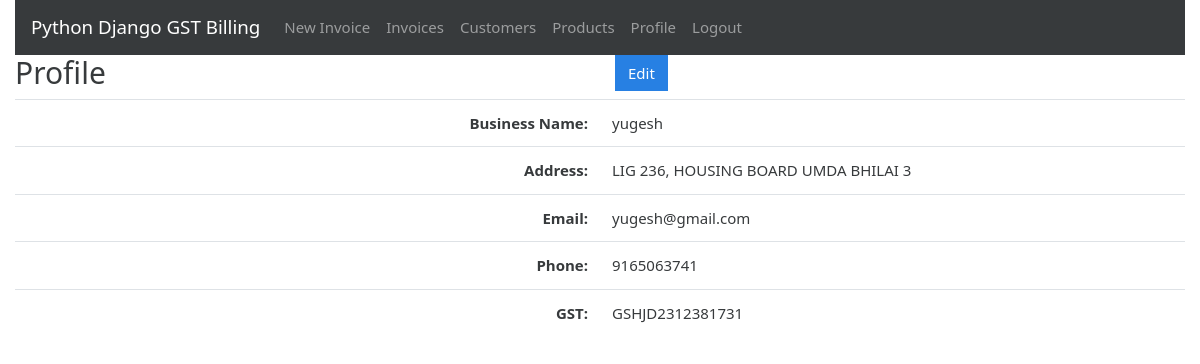
Screenshot of /profile (signed in) with the database file from the repository.
### gstbillingapp/models.py (models this page shows, shortened)
class UserProfile(models.Model):
    user = models.OneToOneField(User, on_delete=models.CASCADE)
    business_title = models.CharField(max_length=100, blank=True, null=True)
    business_address = models.TextField(max_length=400, blank=True, null=True)
    business_email = models.EmailField(blank=True, null=True)
    business_phone = models.CharField(max_length=20, blank=True, null=True)
    business_gst = models.CharField(max_length=15, blank=True, null=True)

### gstbillingapp/views.py (the view)
# urls.py: path('profile', views.user_profile, name='user_profile'),
@login_required
def user_profile(request):
    context = {}
    user_profile = get_object_or_404(UserProfile, user=request.user)
    context['user_profile'] = user_profile
    return render(request, 'gstbillingapp/user_profile.html', context)

### gstbillingapp/templates/gstbillingapp/user_profile.html
{% extends "gstbillingapp/base.html" %}
{% load static %}
{% block content %}
	<div class="row">
		<div class="col">
			<h2>Profile</h2>
		</div>
		<div class="col">
			<a href="{% url 'user_profile_edit' %}" id="user_profile_edit_btn"><button type="button" class="btn btn-primary">Edit</button></a>
		</div>
	</div>
	<table class="table">
		<tbody class="two-col-form">
			<tr>
				<th scope="row" class="text-right">Business Name:</th>
				<td class="form-input-td customer_search_area">{{user_profile.business_title}}</td>
			</tr>
			<tr>
				<th scope="row" class="text-right">Address:</th>
				<td class="form-input-td">{{user_profile.business_address}}</td>
			</tr>
			<tr>
				<th scope="row" class="text-right">Email:</th>
				<td class="form-input-td">{{user_profile.business_email}}</td>
			</tr>
			<tr>
				<th scope="row" class="text-right">Phone:</th>
				<td class="form-input-td">{{user_profile.business_phone}}</td>
			</tr>
			<tr>
				<th scope="row" class="text-right">GST:</th>
				<td class="form-input-td">{{user_profile.business_gst}}</td>
			</tr>
		</tbody>
	</table>
{% endblock %}

### gstbillingapp/static/gstbillingapp/main.css (style rules this page uses)
.two-col-form td, .two-col-form th { width: 25%; }

### rows the page displays
UserProfile: business_title "yugesh", business_address "LIG 236, HOUSING BOARD UMDA BHILAI 3", business_email "yugesh@gmail.com", business_phone "9165063741", business_gst "GSHJD2312381731"
